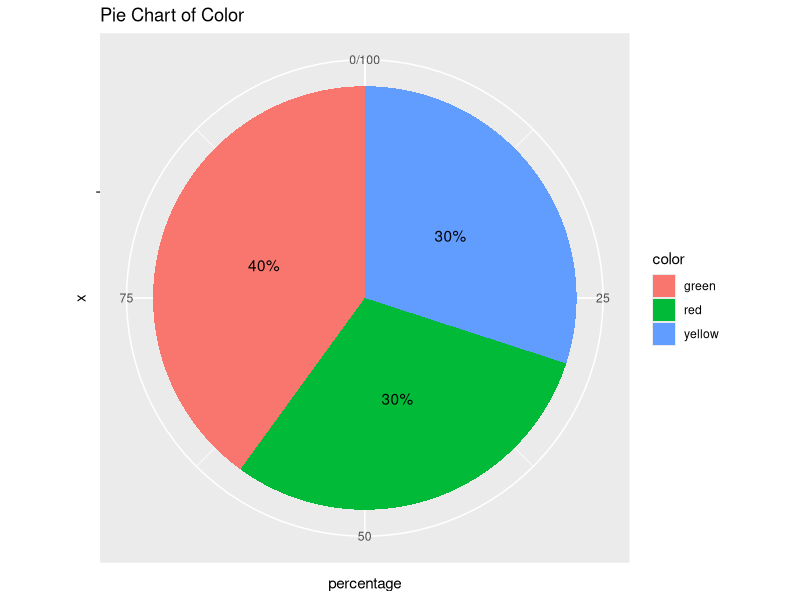
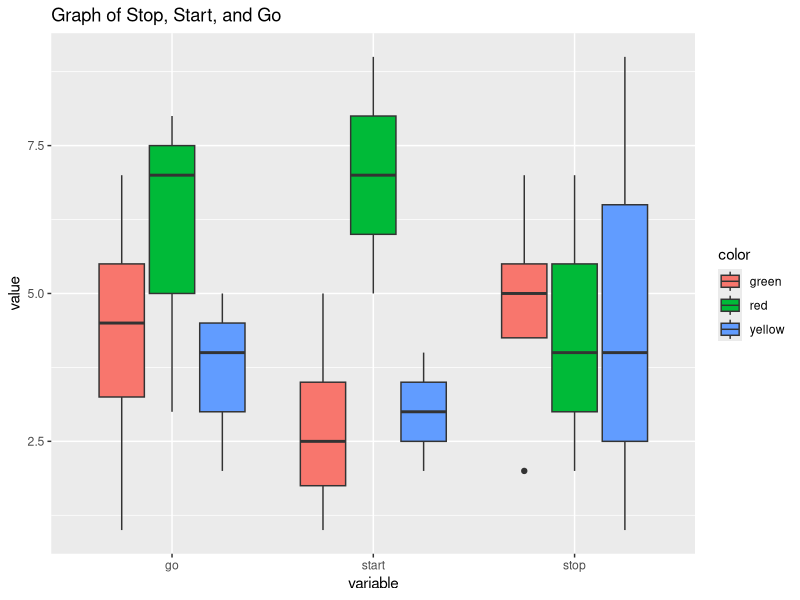

The R source for these figures, in order:
# Load the tidyverse package
library(tidyverse)

# Read the csv file named dataset.csv
df <- read_csv("dataset.csv")

# Create a pie chart of the color column
pie_chart <- df %>%
  # Count the frequency of each color
  count(color) %>%
  # Calculate the percentage of each color
  mutate(percentage = n / sum(n) * 100) %>%
  # Plot the pie chart using ggplot2
  ggplot(aes(x = "", y = percentage, fill = color)) +
  # Use geom_col to create a bar chart
  geom_col(width = 1) +
  # Use coord_polar to transform the bar chart into a pie chart
  coord_polar(theta = "y") +
  # Add labels to show the percentage of each color
  geom_text(aes(label = paste0(round(percentage, 1), "%")), position = position_stack(vjust = 0.5)) +
  # Add a title to the pie chart
  ggtitle("Pie Chart of Color")

# Create a graph of the stop, start, and go columns
graph <- df %>%
  # Gather the stop, start, and go columns into one column named variable and another column named value
  gather(variable, value, -color) %>%
  # Plot the graph using ggplot2
  ggplot(aes(x = variable, y = value, fill = color)) +
  # Use geom_boxplot to create a boxplot for each variable and color combination
  geom_boxplot() +
  # Add a title to the graph
  ggtitle("Graph of Stop, Start, and Go")

# Save the pie chart and the graph as png files named pie_chart.png and graph.png
ggsave("pie_chart.png", pie_chart)
ggsave("graph.png", graph)
